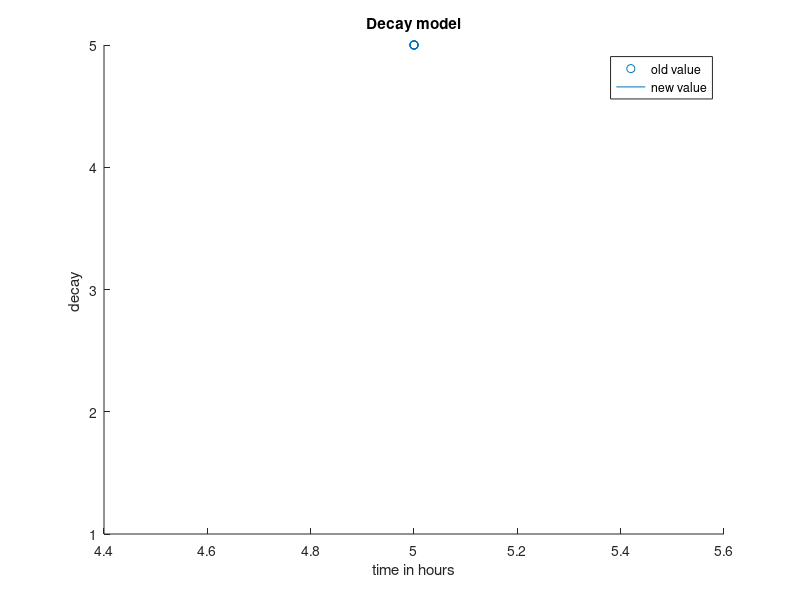

Reproduce this figure in MATLAB.
clear all;
clc;

m=input('enter the order of equation you have : ');
n=input('Enter the number of readings you have : ');

for i=1:n
    X(i)=input('enter the value of x : ');
    Y(i)=input('enter the value of y : ');
end
X=reshape(X,n,1);
Y=reshape(Y,n,1);
Y=log(Y);

for i=1:m+1
    for j=1:m+1
        X_Mat(i,j)=sum(X.^(i+j-2));
        Y_Mat(i,1)=sum(X.^(i-1).*Y);
    end
end

Constant_Mat=X_Mat\Y_Mat;
a=exp(Constant_Mat(1,1));
Constant_Mat=[a;Constant_Mat(2,1)];
disp(Constant_Mat);

for i=1:n
    Y_func(i)=double(Constant_Mat(1,1)*exp(Constant_Mat(2,1)*X(i)));
end
scatter(X,exp(Y));
hold on;
plot(X,Y_func)
legend('old value','new value');
xlabel('time in hours');
ylabel('decay ');
title('Decay model');
